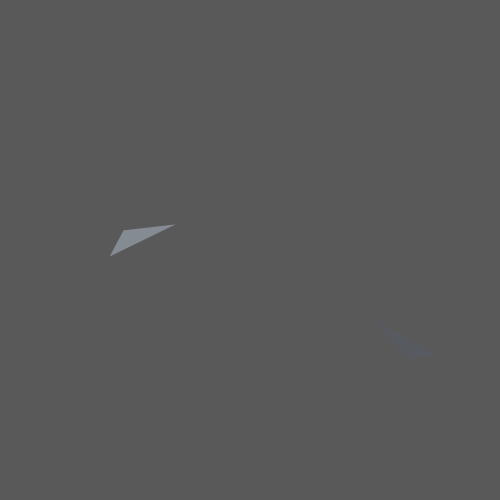
Frame 1 (no input)
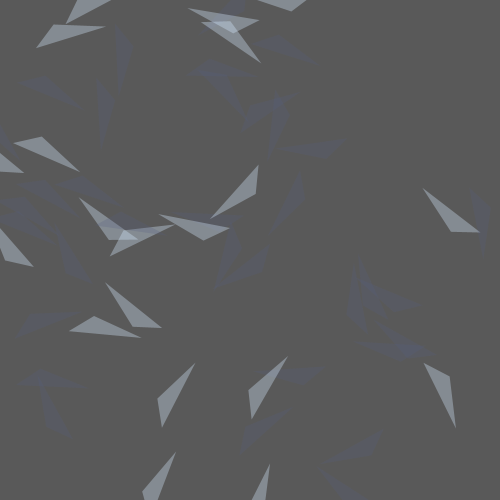
Frame 60 (the mouse pressed at the canvas centre just before this capture)
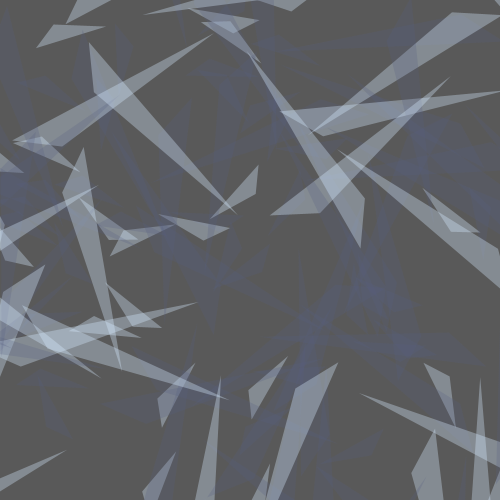
Frame 120 (the mouse held since frame 60 and released just before this capture)

The Processing sketch that drew these frames (run headless with seeded random() and noise(); from frame 60 on, the mouse is pressed at the canvas centre):

// Processing sketch: processing_139575
// ── processing_139575.pde

// abstract composition in blue
// can be re-created by clicking on the canvas

float[] rs = new float[6];
float m,t;

void setup() {
  size(500, 500);
  noStroke();
  background(89);
  m=min(width,height);
  for (int i=0; i < 6; i++) { 
    rs[i]=random(10,m/2);
  }
  t=random(800,1800)+millis(); // timeout
}

void draw() {
  if (millis()<t) {
    noStroke();
    translate(random(0,width),random(0,height));   
    rotate(random(0,TWO_PI));  
    fill(86,93,128,60);
    triangle(rs[0],rs[1],rs[2],rs[3],rs[4],rs[5]);
    translate(random(0,width),random(0,height));   
    rotate(random(0,TWO_PI));
    fill(215,235,259,88);
    triangle(rs[0],rs[1],rs[2],rs[3],rs[4],rs[5]);  
  
}

}

void mousePressed() {
  setup();
}
